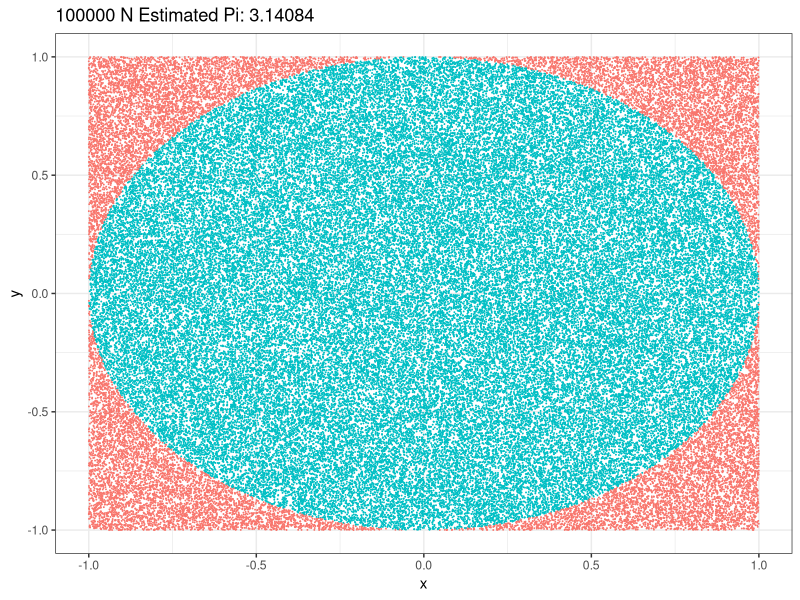

Recreate this plot in R.

# ggplot2 package for plotting
library(ggplot2)
# Monte-Carlo hit and miss method
hitmiss <- function(N,r=1,f = function(x,y){x^2 + y^2},plot=FALSE){
  # To approximate rho generating random numbers, UNIF(-r,r)  distribution
  x <- runif(N, -r, r); y <- runif(N, -r, r)
  #  calculate the ratio of points that fall into the ,
  #  circumference to the points that fall off the circumference.
  dist <- f(x,y)
  # If distance_from_center < r^2 it gives TRUE
  # inbounds variable is logical. 
  inbounds <- (dist < r^2)
  # In R, TRUE = 1 and FALSE = 0, so if we sum inbounds's elements 
  # it gives number of points which in the circle.
  # According to equation 2 , rho = sum(inbounds)/N
  piestimated <- 4 * sum(inbounds)/N
  piestimated
  # Plotting 
  plt <- ggplot(data.frame(x, y, inbounds), aes(x, y, color=inbounds)) +
    theme_bw() + guides(color=FALSE) +
    geom_point(size=0.002) +
    ggtitle(paste(format(N, scientific = FALSE), 'N','Estimated Pi:',piestimated))
  # Drawing plot the square, circle and dots.Result shown on plot title.
  if(plot == TRUE){
    return(plt)
  }else{
    return(piestimated)
  }
}

# for reproducibility
set.seed(3)
# Call hitmiss function for N = 10000 default r=1.
hitmiss(100000,plot=TRUE)


N <- t(seq(100,10000,by=200))
results <- data.frame(N=t(N),Ihat = apply(N,2,hitmiss))
# results

# To plot
# ggplot(results,aes(x=N,y=Ihat))+
#   geom_line() +
#   theme_bw() +
#   geom_hline(yintercept=pi, linetype="dashed", 
#                 color = "red", size=1)
